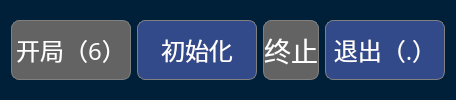
       <widget class="QGroupBox" name="groupBox_2">
        <property name="styleSheet">
         <string notr="true">border-radius:5px;
background-color: rgb(0,32, 57);
</string>
        </property>
        <property name="title">
         <string/>
        </property>
        <layout class="QGridLayout" name="gridLayout_2">
         <item row="0" column="2">
          <widget class="QPushButton" name="pu_end">
           <property name="enabled">
            <bool>false</bool>
           </property>
           <property name="maximumSize">
            <size>
             <width>140</width>
             <height>60</height>
            </size>
           </property>
           <property name="font">
            <font>
             <family>方正粗黑宋简体</family>
             <pointsize>20</pointsize>
            </font>
           </property>
           <property name="styleSheet">
            <string notr="true">QPushButton{color: rgb(255, 255, 255);background:rgb(50, 73, 138);border:1px solid grey; border-radius: 8px;}
QPushButton:hover{border-color:rgb(139,170,105)}
QPushButton:pressed{border-color:gray;background-color:rgb(54, 65, 97);}
QPushButton:disabled{border-color:gray;background-color: rgb(99, 99, 99);
}</string>
           </property>
           <property name="text">
            <string>终止</string>
           </property>
          </widget>
         </item>
         <item row="0" column="3">
          <widget class="QPushButton" name="pu_exit">
           <property name="enabled">
            <bool>true</bool>
           </property>
           <property name="minimumSize">
            <size>
             <width>120</width>
             <height>51</height>
            </size>
           </property>
           <property name="maximumSize">
            <size>
             <width>140</width>
             <height>60</height>
            </size>
           </property>
           <property name="font">
            <font>
             <family>方正粗黑宋简体</family>
             <pointsize>18</pointsize>
             <weight>50</weight>
             <bold>false</bold>
            </font>
           </property>
           <property name="styleSheet">
            <string notr="true">QPushButton{color: rgb(255, 255, 255);background:rgb(50, 73, 138);border:1px solid grey; border-radius: 8px;}
QPushButton:hover{border-color:rgb(139,170,105)}
QPushButton:pressed{border-color:gray;background-color:rgb(54, 65, 97);}
QPushButton:disabled{border-color:gray;background-color: rgb(99, 99, 99);
}</string>
           </property>
           <property name="text">
            <string>退出（.）</string>
           </property>
           <property name="shortcut">
            <string>.</string>
           </property>
          </widget>
         </item>
         <item row="0" column="1">
          <widget class="QPushButton" name="pu_init">
           <property name="enabled">
            <bool>true</bool>
           </property>
           <property name="minimumSize">
            <size>
             <width>120</width>
             <height>51</height>
            </size>
           </property>
           <property name="maximumSize">
            <size>
             <width>140</width>
             <height>60</height>
            </size>
           </property>
           <property name="font">
            <font>
             <family>方正粗黑宋简体</family>
             <pointsize>18</pointsize>
             <weight>50</weight>
             <bold>false</bold>
            </font>
           </property>
           <property name="styleSheet">
            <string notr="true">QPushButton{color: rgb(255, 255, 255);background:rgb(50, 73, 138);border:1px solid grey; border-radius: 8px;}
QPushButton:hover{border-color:rgb(139,170,105)}
QPushButton:pressed{border-color:gray;background-color:rgb(54, 65, 97);}
QPushButton:disabled{border-color:gray;background-color: rgb(99, 99, 99);
}</string>
           </property>
           <property name="text">
            <string>初始化</string>
           </property>
          </widget>
         </item>
         <item row="0" column="0">
          <widget class="QPushButton" name="pu_start">
           <property name="enabled">
            <bool>false</bool>
           </property>
           <property name="minimumSize">
            <size>
             <width>120</width>
             <height>51</height>
            </size>
           </property>
           <property name="maximumSize">
            <size>
             <width>140</width>
             <height>60</height>
            </size>
           </property>
           <property name="font">
            <font>
             <family>方正粗黑宋简体</family>
             <pointsize>18</pointsize>
            </font>
           </property>
           <property name="styleSheet">
            <string notr="true">QPushButton{color: rgb(255, 255, 255);background:rgb(50, 73, 138);border:1px solid grey; border-radius: 8px;}
QPushButton:hover{border-color:rgb(139,170,105)}
QPushButton:pressed{border-color:gray;background-color:rgb(54, 65, 97);}
QPushButton:disabled{border-color:gray;background-color: rgb(99, 99, 99);
}</string>
           </property>
           <property name="text">
            <string>开局（6）</string>
           </property>
           <property name="shortcut">
            <string>6</string>
           </property>
           <property name="checkable">
            <bool>true</bool>
           </property>
           <property name="checked">
            <bool>false</bool>
           </property>
           <property name="autoRepeat">
            <bool>false</bool>
           </property>
          </widget>
         </item>
        </layout>
       </widget>
